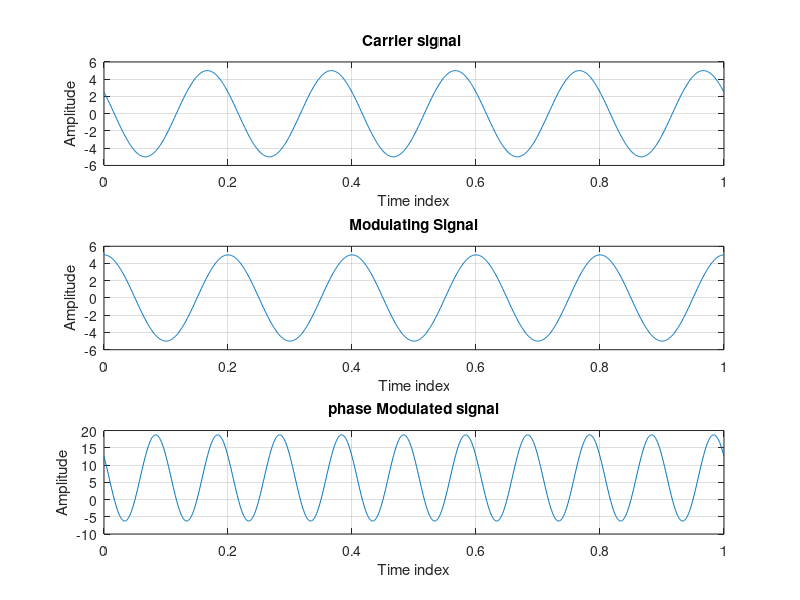

The MATLAB script that drew this image:
clc;
close all;
clear all;
fc=input('Please enter the carrier signal frequency in Hz,fc=');
fm=input('Please enter the modulating signal frequency in Hz,fm=');

t=0:0.001:1;
A=5

Sc=A*cos(2*pi*fc*t+pi/3);
Sm=A*cos(2*pi*fm*t);

subplot(311);
plot (t,Sc);
ylabel('Amplitude');
xlabel('Time index');
title('Carrier signal ');
grid on;

subplot(312);
plot (t,Sm);
ylabel('Amplitude');
xlabel('Time index');
title('Modulating Signal');
grid on;

y=Sc.*Sm
subplot(313);
plot (t,y);
ylabel('Amplitude');
xlabel('Time index');
title('phase Modulated signal');
grid on;